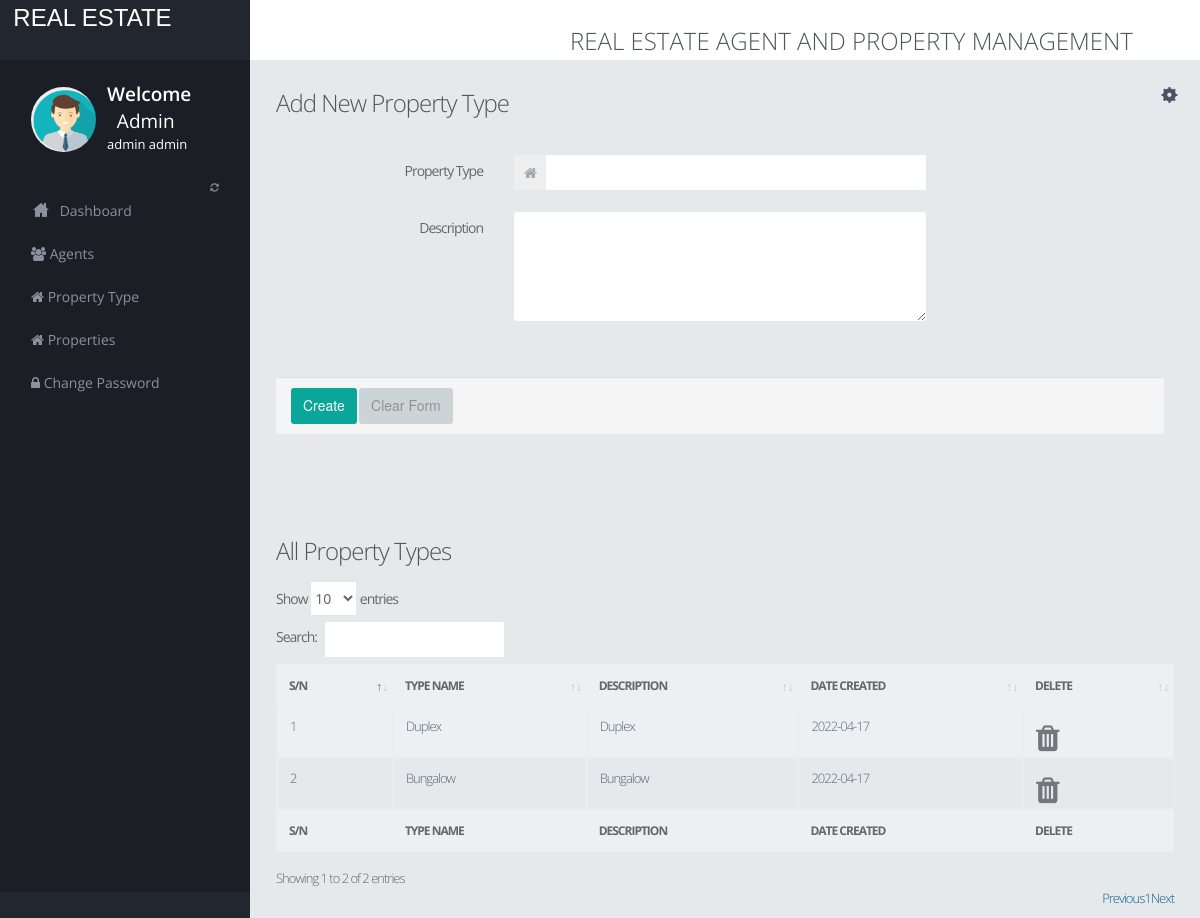
The app's page /admin/propertyType.php (signed in) with its own data.
### tables this page shows
CREATE TABLE `property_type` (
  `id` int(10) NOT NULL,
  `typeName` varchar(255) DEFAULT NULL,
  `typeDescription` varchar(255) DEFAULT NULL,
  `dateCreated` varchar(50) DEFAULT NULL
);

### admin/propertyType.php (the view, shortened to what this page needs)
<?php
include("dbconnection.php");
?>
<!DOCTYPE html>
<html>
<head>
<link href="assets/plugins/pace/pace-theme-flash.css" rel="stylesheet" type="text/css" media="screen"/>
<link href="assets/plugins/boostrapv3/css/bootstrap.min.css" rel="stylesheet" type="text/css"/>
<link href="assets/plugins/boostrapv3/css/bootstrap-theme.min.css" rel="stylesheet" type="text/css"/>
<link href="assets/plugins/font-awesome/css/font-awesome.css" rel="stylesheet" type="text/css"/>
<link href="assets/css/animate.min.css" rel="stylesheet" type="text/css"/>
<link href="assets/plugins/jquery-scrollbar/jquery.scrollbar.css" rel="stylesheet" type="text/css"/>
<link href="assets/css/style.css" rel="stylesheet" type="text/css"/>
<link href="assets/css/responsive.css" rel="stylesheet" type="text/css"/>
<link href="assets/css/custom-icon-set.css" rel="stylesheet" type="text/css"/>
<link href="assets/css/dataTables.bootstrap4.min.css" rel="stylesheet">
</head>
<body class="">
<?php include("header.php");?>
<div class="page-container row-fluid">
	<?php include("leftbar.php");?>
  </div>
  </div>
   <div class="footer-widget">
  </div>
  <div class="page-content">
    <div class="content">
		<div class="page-title">
			<h3>Add New Property Type</h3>
      <div class="row">
        <div class="col-lg-12">
          <form class="form-horizontal" name="form1" method="post" action="">
            <div class="panel panel-default">
              <div class="panel-body">
                <div class="form-group">
                  <label class="col-md-3 col-xs-12 control-label">Property Type</label>
                  <div class="col-md-6 col-xs-12">
                    <div class="input-group">
                      <span class="input-group-addon"><span class="fa fa-home"></span></span>
                      <input type="text" name="typeName" id="" value="" required class="form-control"/>
                    </div>
                  </div>
                </div>
                <div class="form-group">
                  <label class="col-md-3 col-xs-12 control-label">Description</label>
                  <div class="col-md-6 col-xs-12">
                    <textarea name="typeDescription" required class="form-control" rows="5"></textarea>
                  </div>
                </div>
              </div>
              </div>
              <div class="panel-footer">
              <input type="submit" value="Create" name="create" class="btn btn-primary pull-centre">
                <button disabled class="btn btn-default">Clear Form</button>
              </div>
            </div>
        </div>
      </div>
		</div>
    <div class="content">
		<div class="page-title">
			<h3>All Property Types</h3>
      <div class="row">
        <div class="col-lg-12">
        <table id="example" class="table table-striped table-bordered" style="width:100%">
          <thead>
              <tr>
                <th>S/N</th>
                <th>Type Name</th>
                <th>Description</th>
                <th>Date Created</th>
                <th>Delete</th>
              </tr>
          </thead>
          <tbody>
          <?php
              $cnt = 1;
              $que=mysqli_query($con,"SELECT * from property_type");
              while ($row=mysqli_fetch_array($que)) {
              ?>
              <tr>
                  <td><?php echo $cnt;?></td>
                  <td><?php echo $row['typeName'];?></td>
                  <td><?php echo $row['typeDescription'];?></td>
                  <td><?php echo $row['dateCreated'];?></td>
                  <td><a href="?delid=<?php echo $row['id'];?>" onclick="return confirm('Are you sure you want to delete this Property type?');"><i class="fa fa-trash"></i></a></td>
              </tr>
              <?php
                  $cnt=$cnt+1;
              }
          ?>
          </tbody>
              <tfoot>
                  <tr>
                    <th>S/N</th>
                    <th>Type Name</th>
                    <th>Description</th>
                    <th>Date Created</th>
                    <th>Delete</th>
                  </tr>
          </tfoot>
        </table>
        </div>
      </div>
		</div>
    </div>
  </div>
 </div>
</body>
</html>

### admin/leftbar.php
<div class="page-sidebar" id="main-menu">
  <div class="page-sidebar-wrapper scrollbar-dynamic" id="main-menu-wrapper">
    <div class="user-info-wrapper">
      <div class="profile-wrapper"> <img src="assets/img/others/avatarM.png"  alt=""  width="69" height="69" /> </div>
      <div class="user-info">
        <div class="greeting">Welcome</div>
        <div class="username">&nbsp;&nbsp;Admin</div>
        <?php
          $qer=mysqli_query($con,"SELECT * FROM admin WHERE id='".$_SESSION['id']."'");
          $cnt=mysqli_fetch_array($qer);
          if($cnt>0)
          {
            echo $cnt['firstName']." ".$cnt['lastName'];
          }
        ?>
      </div>
    </div>
    <p class="menu-title"> <span class="pull-right"><a href="javascript:;"><i class="fa fa-refresh"></i></a></span></p>
  <ul>
    <li class="start"> <a href="home.php"><i class="icon-custom-home"></i> <span class="title">Dashboard</span></a>
    </li>
    <li><a href="agents.php"><span class="fa fa-users"></span> Agents</a></li>
    <li><a href="propertyType.php"><span class="fa fa-home"></span> Property Type</a></li>
    <li><a href="properties.php"><span class="fa fa-home"></span> Properties</a></li>
    <li><a href="change-password.php"><span class="fa fa-lock"></span> Change Password</a></li>
  </ul>

### admin/assets/css/responsive.css (style rules this page uses)
@media (min-width: 980px) { .page-sidebar { display: inline-block; float: left; position: fixed; width: 250px; margin-top: 58px; padding-bottom: 105px; } }
@media (min-width: 980px) { .page-sidebar .page-sidebar-wrapper { display: inline-block; float: left; height: 100%; max-width: 250px; width: 100%; } }
@media (min-width: 980px) { .page-sidebar ul { width: 250px; } }
@media (min-width: 980px) { .page-content { margin-left: 250px; min-height: 100%; } }

### records on screen
property_type: typeName "Duplex", typeDescription "Duplex", dateCreated "2022-04-17"
property_type: typeName "Bungalow", typeDescription "Bungalow", dateCreated "2022-04-17"

### other values on screen
$cnt['firstName'] "admin"
$cnt['lastName'] "admin"
